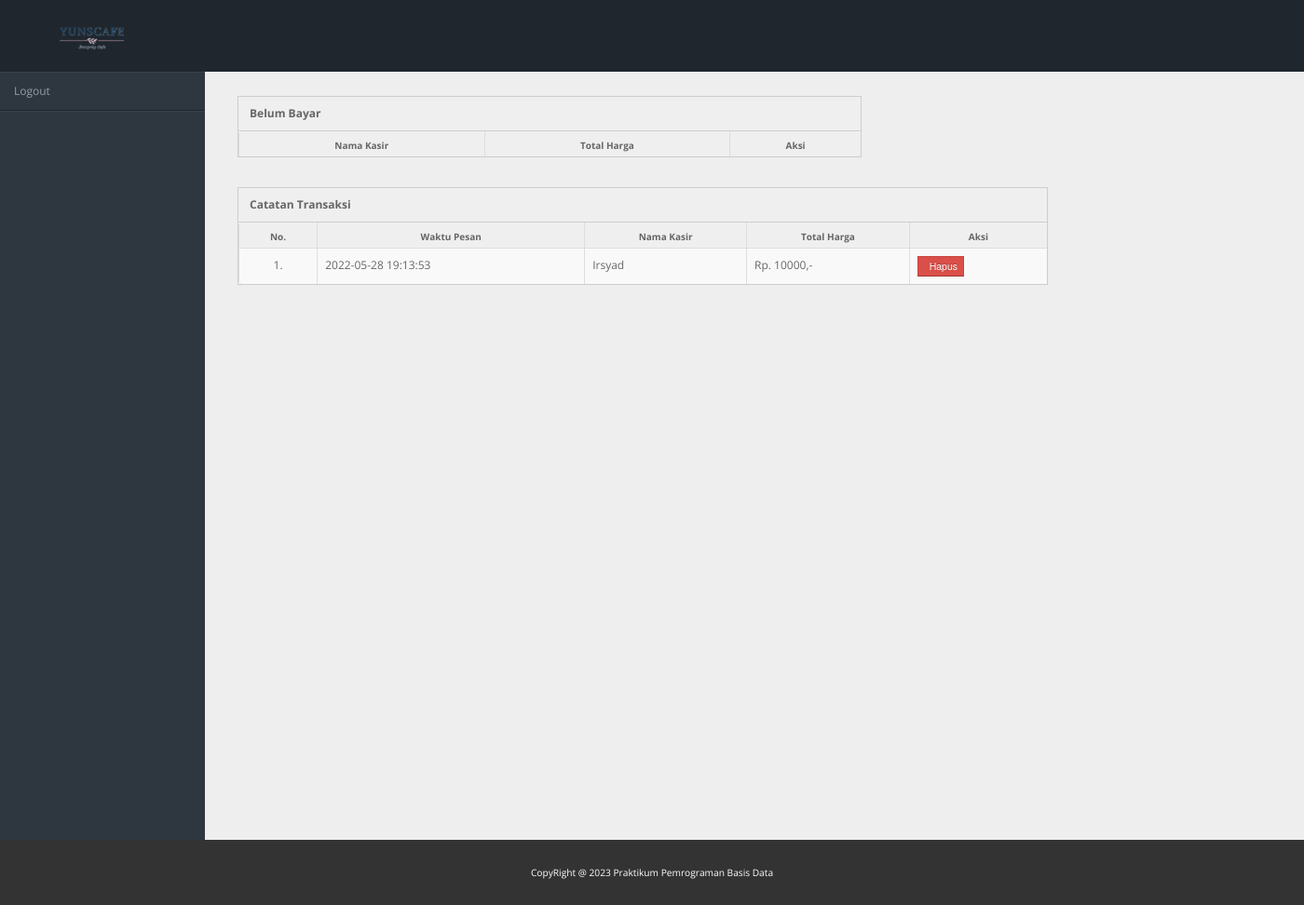
The page /entri_transaksi.php (signed in) on the database its author committed.
### tables this page shows
CREATE TABLE `tb_user` (
  `id_user` int(11) NOT NULL,
  `username` varchar(150) NOT NULL,
  `password` varchar(150) NOT NULL,
  `nama_user` varchar(150) NOT NULL,
  `id_level` int(11) NOT NULL,
  `status` varchar(150) NOT NULL
);

CREATE TABLE `tb_order` (
  `id_order` int(11) NOT NULL,
  `id_admin` int(11) DEFAULT NULL,
  `id_pengunjung` int(11) NOT NULL,
  `waktu_pesan` datetime NOT NULL,
  `no_meja` int(11) NOT NULL,
  `total_harga` varchar(150) NOT NULL,
  `uang_bayar` varchar(150) DEFAULT NULL,
  `uang_kembali` varchar(150) DEFAULT NULL,
  `status_order` varchar(150) NOT NULL
);

### entri_transaksi.php (the view, shortened to what this page needs)
<!DOCTYPE html>
<?php
include "connection/koneksi.php";
$id = $_SESSION['id_user'];
if(isset ($_SESSION['username'])){
  $query = "select * from tb_user natural join tb_level where id_user = $id";
  mysqli_query($conn, $query);
  $sql = mysqli_query($conn, $query);
  while($r = mysqli_fetch_array($sql)){
?>
<html lang="en">
<head>
<link rel="stylesheet" href="template/dashboard/css/bootstrap.min.css" />
<link rel="stylesheet" href="template/dashboard/css/bootstrap-responsive.min.css" />
<link rel="stylesheet" href="template/dashboard/css/fullcalendar.css" />
<link rel="stylesheet" href="template/dashboard/css/matrix-style.css" />
<link rel="stylesheet" href="template/dashboard/css/matrix-media.css" />
<link href="template/dashboard/font-awesome/css/font-awesome.css" rel="stylesheet" />
<link rel="stylesheet" href="template/dashboard/css/jquery.gritter.css" />
</head>
<body>
<div id="header">
  <h1><a href="entri_transaksi.php">Entri Transaksi</a></h1>
</div>
<div id="sidebar"><a href="entri_referensi.php" class="visible-phone"><i class="icon icon-inbox"></i> <span>Entri Transaksi</span></a>
  <ul>
    <?php
    if($r['id_level'] == 1){
  ?>
    <li> <a href="logout.php"><span>Logout</span></a> </li>
  <?php
    } else if($r['id_level'] == 2){
  ?>
    <li> <a href="entri_order.php"><span>Order</span></a> </li>
    <li> <a href="entri_transaksi.php"><span>Transaksi</span></a> </li>
    <li> <a href="generate_laporan.php"><span>Laporan</span></a> </li>
    <li> <a href="logout.php"><span>Logout</span></a> </li>
  <?php
    } else if($r['id_level'] == 3){
  ?>
    <li> <a href="entri_referensi.php"><span>Tambah Menu</span></a> </li>
    <li> <a href="generate_laporan.php"><span>Laporan</span></a> </li>
    <li> <a href="logout.php"><span>Logout</span></a> </li>
  <?php
    }
  ?>
  </ul>
</div>
<div id="content">
  <div class="container">
    <div class="row-fluid">
    <?php
      if($r['id_level'] == 1 || $r['id_level'] == 2){
    ?>
      <div class="span7">
        <div class="widget-box">
          <div class="widget-title bg_lg"></i></span>
            <h5>Belum Bayar</h5>
          </div>
          <div class="widget-content nopadding" >
            <table class="table table-bordered table-invoice-full">
              <thead>
                <tr>
                  <th class="head1">Nama Kasir</th>
                  <th class="head0 right">Total Harga</th>
                  <th class="head0 right">Aksi</th>
                </tr>
              </thead>
            </table>
          </div>
        </div>
      </div>
      <div class="span9">
        <div class="widget-box">
          <div class="widget-title bg_lg"></i></span>
            <h5>Catatan Transaksi</h5>
          </div>
          <div class="widget-content nopadding" >
            <table class="table table-bordered table-invoice-full">
              <thead>
                <tr>
                  <th class="head0">No.</th>
                  <th class="head0">Waktu Pesan</th>
                  <th class="head1">Nama Kasir</th>
                  <th class="head0 right">Total Harga</th>
                  <th class="head0 right">Aksi</th>
                </tr>
              </thead>
              <tbody>
                <?php
                  $nomor = 1;
                  $query_sudah_order = "select * from tb_order left join tb_user on tb_order.id_pengunjung = tb_user.id_user where status_order = 'sudah bayar' order by id_order desc";
                  $sql_sudah_order = mysqli_query($conn, $query_sudah_order);
                  while($r_sudah_order = mysqli_fetch_array($sql_sudah_order)){
                ?>
                <tr>
                  <td><center><?php echo $nomor++; ?>. </center></td>
                  <td><?php echo $r_sudah_order['waktu_pesan'];?></td>
                  <td><?php echo $r_sudah_order['nama_user'];?></td>
                  <td>Rp. <?php echo $r_sudah_order['total_harga'];?>,-</td>
                  <td>
                    <form action="" method="post">
                      <button type="submit" value="<?php echo $r_sudah_order['id_order'];?>" name="hapus_transaksi" class="btn btn-mini btn-danger">
                        &nbsp; Hapus
                      </button>
                    </form>
                  </td>
                </tr>
                <?php
                  }
                ?>
              </tbody>
            </table>
          </div>
        </div>
      </div>
      <?php
        }
      ?>
    </div>
  </div>
</div>
</body>
<footer>
		<div class="container">
		<small>CopyRight @ 2023 Praktikum Pemrograman Basis Data</small>
</footer>
</html>
<?php
  }
} else {
  header('location: logout.php');
}
?>

### template/dashboard/css/matrix-style.css (style rules this page uses)
* { outline:none !important; -moz-outline: none !important; }
html, body { height:100% }
body { overflow-x: hidden; margin-top: -10px; font-family: 'Open Sans', sans-serif; font-size:12px; color:#666; }
footer { padding: 25px 0; background-color: #333; color: #fff; text-align: center; margin-top: auto; }
a { color:#666; }
select, textarea, input[type="text"], input[type="password"], input[type="datetime"], input[type="datetime-local"], input[type="date"], input[type="month"], input[type="time"], input[type="week"], input[type="number"], input[type="email"], input[type="url"], input[type="search"], input[type="tel"], input[type="color"], .uneditable-input, .label, .dropdown-menu, .btn, .well, .progress, .table-bordered, .btn-group > .btn:first-child, .btn-group > .btn:last-child, .btn-group > .btn:last-child, .btn-group > .dropdown-toggle, .alert { border-radius:0px; }
.btn, textarea, input[type="text"], input[type="password"], input[type="datetime"], input[type="datetime-local"], input[type="date"], input[type="month"], input[type="time"], input[type="week"], input[type="number"], input[type="email"], input[type="url"], input[type="search"], input[type="tel"], input[type="color"], .uneditable-input { box-shadow:none; }
.progress, .progress-success .bar, .progress .bar-success, .progress-warning .bar, .progress .bar-warning, .progress-danger .bar, .progress .bar-danger, .progress-info .bar, .progress .bar-info, .btn, .btn-primary { background-image:none; }
.bg_lg { background:#28b779; }
#header { height: 77px; position: relative; width: 100%; z-index: -9; }
#header h1 { background: url("../img/logo.png") no-repeat scroll 0 0 transparent; height: 31px; left: 20px; line-height: 600px; overflow: hidden; position: relative; top: 26px; width: 191px; }
#header h1 a { display: block; }
#sidebar { display: block; float: left; position: relative; width: 220px; z-index: 16; }
#sidebar > ul { list-style: none; margin: 0px 0 0; padding: 0; position: absolute; width: 220px; }
#sidebar > ul > li { display: block; position: relative; }
#sidebar > ul > li > a { padding: 10px 0 10px 15px; display: block; color: #939da8; }
#content { background: none repeat scroll 0 0 #eeeeee; margin-left: 220px; margin-right: 0; padding-bottom: 25px; position: relative; min-height:100%; width: auto; }
.stat-boxes .peity_bar_good, .stat-boxes .peity_line_good, { color: #459D1C; }
.widget-box { background: none repeat scroll 0 0 #F9F9F9; border-left: 1px solid #CDCDCD; border-top: 1px solid #CDCDCD; border-right: 1px solid #CDCDCD; clear: both; margin-top: 16px; margin-bottom: 16px; position: relative; }
.widget-title, .modal-header, .table th, div.dataTables_wrapper .ui-widget-header { background:#efefef; border-bottom: 1px solid #CDCDCD; height: 36px; }
.widget-title h5 { color: #666; float: left; font-size: 12px; font-weight: bold; padding: 12px; line-height: 12px; margin: 0; }
.widget-content { padding:15px; border-bottom: 1px solid #cdcdcd; }
.table th { height: auto; font-size: 10px; padding: 5px 10px 2px; border-bottom: 0; text-align: center; color: #666666; }
.nopadding { padding: 0 !important; }
.nopadding .table { margin-bottom: 0; }
.nopadding .table-bordered { border: 0; }
form { margin-bottom: 0; }

### template/dashboard/css/matrix-media.css (style rules this page uses)
body { background:#2E363F; }
#header { background-color: #1f262d; margin-top:10px; }
#sidebar > ul { border-bottom: 1px solid #37414b }
#sidebar > ul > li { border-top: 1px solid #37414b; border-bottom: 1px solid #1f262d; }

### rows shown on the page
tb_user: shows "Logout"
tb_order: waktu_pesan "2022-05-28 19:13:53", tb_user.nama_user "Irsyad", total_harga "10000", $r_sudah_order['id_order'] 29 (drawn)
